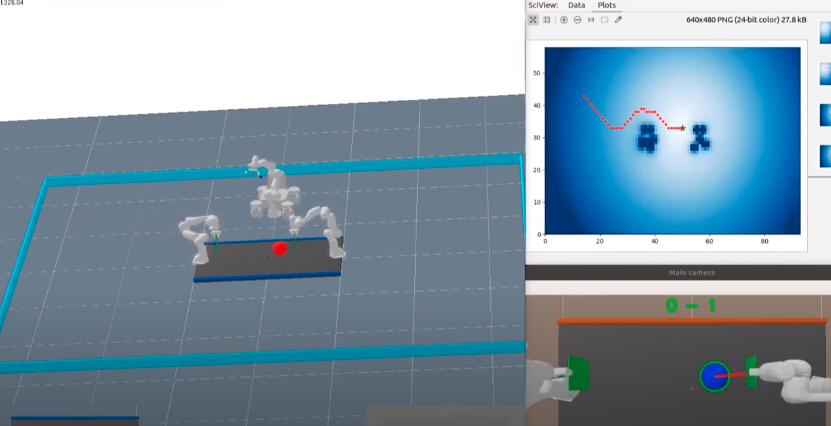
#> input picture images/img.png, 831 x 426 px, given in place of the camera
$ jupyter execute --allow-errors Old.ipynb   (text cells are left out)
#> lines starting #> are read from the running program, lines starting #| are printed output that depends on the picture; after the words box and inside, x2 and y2 are one past the last pixel; in counts of white or black regions, pixels touching at a corner belong together
[cell 1]
import sys
sys.path.append('../build')
import cv2 as cv
import numpy as np
import libry as ry
import time
print(cv.__version__)

#> (a cell that did not finish here is left out)

[cell 3]
tau = .01
t = 0
step = 0.05
#> (the rest of this cell did not finish here and is left out)

[cell 4]
C = 0
RealWorld = 0
S = 0
V=0
cv.destroyAllWindows()

#> (a cell that did not finish here is left out)

[cell 6]
eye_in_hand = True #False for eye_to_hand

[cell 7]
tau = .01
t = 0
step = 0.05
low_threshold = np.array([30,150,50])
upp_threshold = np.array([255,255,180])
#> (the rest of this cell did not finish here and is left out)

[cell 8]
C = 0
RealWorld = 0
S = 0
V=0
cv.destroyAllWindows()

#> (a cell that did not finish here is left out)

[cell 10]
eye_in_hand = True #False for eye_to_hand

[cell 11]
tau = .01
t = 0
step = 0.05
low_threshold = np.array([30,150,50])
upp_threshold = np.array([255,255,180])
#> (the rest of this cell did not finish here and is left out)

[cell 12]
def getImageJacobianCFToFF(u, v, z, f, diameter):
    Jv = np.zeros((3,3))

    Jv[0][0] = -f/z
    Jv[0][1] = 0
    Jv[0][2] = u/z

    Jv[1][0] = 0
    Jv[1][1] = -f/z
    Jv[1][2] = v/z

    Jv[2][0] = 0
    Jv[2][1] = 0
    Jv[2][2] = -(diameter*f)/(z*z)

    return Jv

[cell 13]
C = 0
RealWorld = 0
S = 0
V=0
cv.destroyAllWindows()

#> (a cell that did not finish here is left out)

[cell 15]
eye_in_hand = True

[cell 16]
import time
from collections import deque
import imutils

tau = .01
t = 0
step = 0.05
#> (the rest of this cell did not finish here and is left out)

[cell 17]
C = 0
RealWorld = 0
S = 0
V=0
cv.destroyAllWindows()
#> (the rest of this cell did not finish here and is left out)

[cell 18]
import cv2 as cv
import numpy as np

cap = cv.VideoCapture(0)
low_threshold = np.array([30,150,50])
upp_threshold = np.array([255,255,180])

while True:
    ret, img = cap.read()
#> img is the input picture: shape (426, 831, 3); mean B, G, R 166.8, 152.5, 130
    if img is None:
        #break
        print('Frame is none')
        continue

    binary = cv.inRange(cv.cvtColor(img, cv.COLOR_BGR2HSV), low_threshold, upp_threshold) #'hue','saturation','value'.
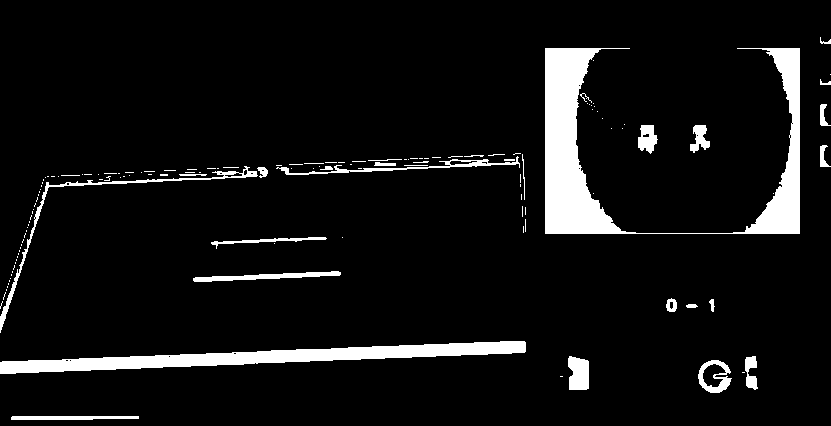
#> binary: shape (426, 831); 7.2% white; 137 white regions (106 under 20 px)
    #ret, binary = cv.threshold(cv.cvtColor(img, cv.COLOR_BGR2GRAY),
     #               127, 255, cv.THRESH_BINARY)

    contours, hier = cv.findContours(binary, cv.RETR_TREE, cv.CHAIN_APPROX_SIMPLE)
#> contours = 158 contours, 133 with area under 20; largest, box (x1, y1, x2, y2) and area: (545, 48, 800, 234) 11353, (0, 341, 526, 374) 5998, (0, 166, 258, 333) 840, (698, 360, 732, 393) 765, (568, 356, 589, 390) 566
    #-----------------------------------------------------------------------
    for c in contours:
        x, y, w, h = cv.boundingRect(c)
        cv.rectangle(img, (x, y), (x+w, y+h), (0, 255, 0), 2)

        (x, y), radius = cv.minEnclosingCircle(c)
        center = (int(x), int(y))
        radius = int(radius)
        img = cv.circle(img, center, radius, (255, 0, 0), 2)
#> this loop made 158 passes
#> (c, w, h, radius) on passes 2, 3, 9: ([[560, 376], [562, 376]], 3, 1, 1), ([[742, 372], [744, 372]], 3, 1, 1), ([[69, 360], [70, 359], [71, 360], [70, 361]], 3, 3, 1)
#> pass 1, `img = cv.circle(img, center, radius, (255, 0, 0), 2)`:
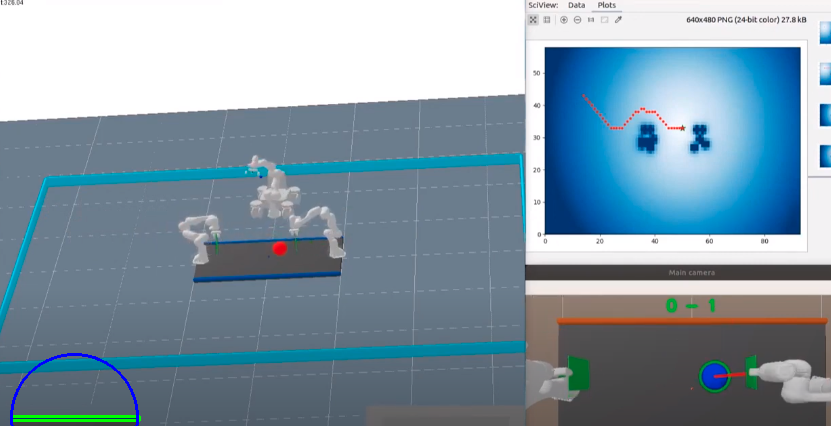
#> img: shape (426, 831, 3); 0.39% of pixels changed, all inside (x1, y1, x2, y2) = (10, 353, 141, 426)
#> after the loop:
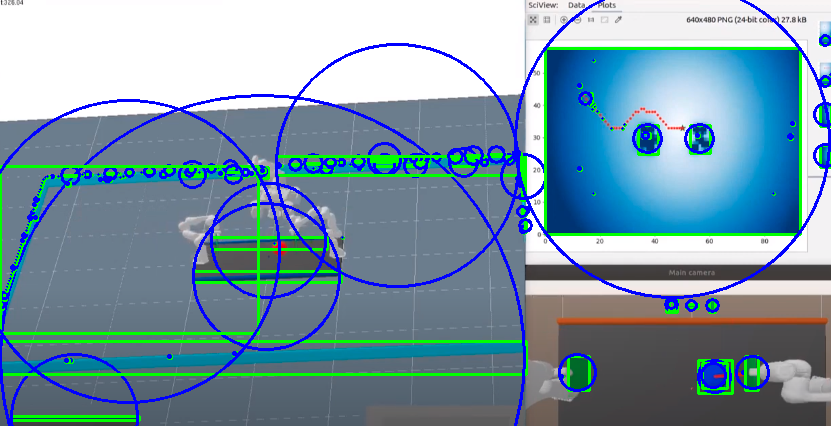
#> img: shape (426, 831, 3); mean B, G, R 165.8, 150.2, 120.4

    cv.drawContours(img, contours, -1, (255, 255, 0), 1)
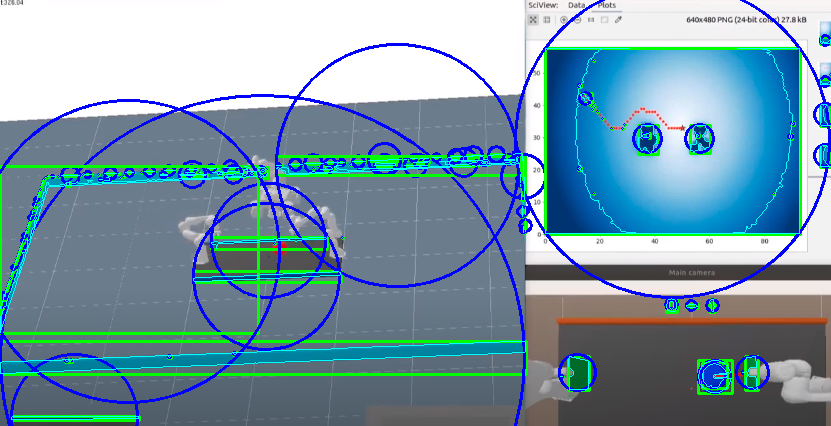
#> img: shape (426, 831, 3); 1.77% of pixels changed, all inside (x1, y1, x2, y2) = (0, 37, 831, 420)
    cv.imshow("img withcontours", img)
    cv.imshow('binary',binary)

    if cv.waitKey(1) & 0xFF == ord('q'):
#> (key q is pressed here)
        break

cap.release()
cv.destroyAllWindows()

[cell 19]
cap.release()
cv.destroyAllWindows()

[cell 20]
import numpy as np
import cv2 as cv
import time

cap = cv.VideoCapture(0)
ret, first = cap.read()

first_gray = cv.cvtColor(first, cv.COLOR_BGR2GRAY)
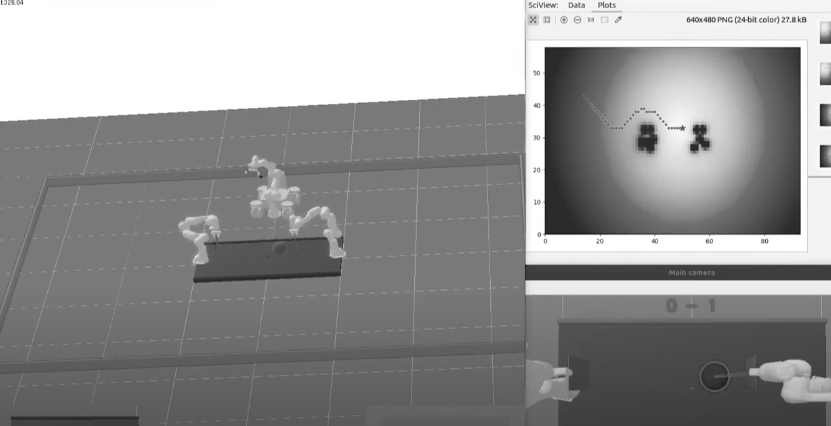
#> first_gray: shape (426, 831); min 22, max 255, mean 147.3
first_gray = cv.GaussianBlur(first_gray, (21, 21), 0)
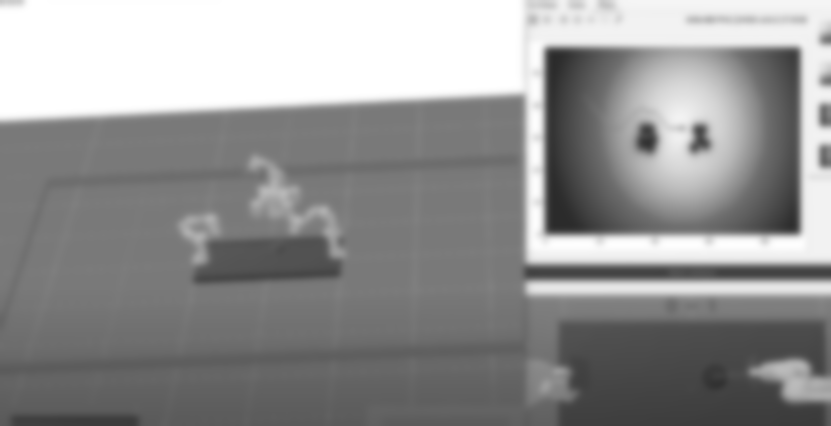
#> first_gray: shape (426, 831); min 43, max 255, mean 147.3

while True:
    ret, frame = cap.read()

    if not ret:
        break

    gray = cv.cvtColor(frame, cv.COLOR_BGR2GRAY)
    gray = cv.GaussianBlur(gray, (21, 21), 0)

    difference = cv.absdiff(gray, first_gray)
#> difference: shape (426, 831); every value is 0

    thresh = cv.threshold(difference, 25, 255, cv.THRESH_BINARY)[1]
    thresh = cv.dilate(thresh, None, iterations=2)

    contours, hier = cv.findContours(thresh, cv.RETR_TREE, cv.CHAIN_APPROX_SIMPLE)
#> contours = []
    if len(contours) != 0:
        cv.drawContours(frame, contours, -1, 255, 3)
        c = max(contours, key = cv.contourArea)
        x,y,w,h = cv.boundingRect(c)
        cv.rectangle(frame,(x,y),(x+w,y+h),(0,255,0),2)

    cv.imshow('frame',frame)
    cv.imshow("thresh", thresh)
    key = cv.waitKey(1) & 0xFF
#> (key q is pressed here)

    if key == ord("q"):
        break

cap.release()
cv.destroyAllWindows()
